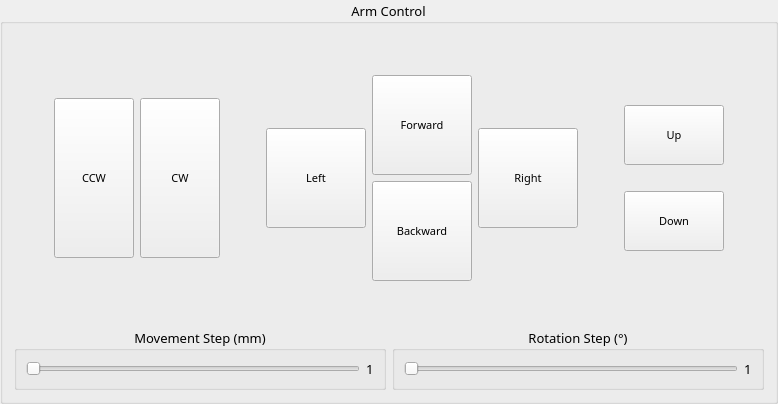
       <widget class="QGroupBox" name="groupBox">
        <property name="enabled">
         <bool>true</bool>
        </property>
        <property name="font">
         <font>
          <family>Ubuntu Thin</family>
          <pointsize>10</pointsize>
         </font>
        </property>
        <property name="title">
         <string>Arm Control</string>
        </property>
        <property name="alignment">
         <set>Qt::AlignCenter</set>
        </property>
        <property name="flat">
         <bool>false</bool>
        </property>
        <property name="checkable">
         <bool>false</bool>
        </property>
        <layout class="QGridLayout" name="gridLayout">
         <item row="0" column="0">
          <layout class="QHBoxLayout" name="horizontalLayout_2">
           <item>
            <spacer name="horizontalSpacer_3">
             <property name="font">
              <font>
               <family>Ubuntu Thin</family>
               <pointsize>10</pointsize>
              </font>
             </property>
             <property name="orientation">
              <enum>Qt::Horizontal</enum>
             </property>
             <property name="sizeHint" stdset="0">
              <size>
               <width>40</width>
               <height>20</height>
              </size>
             </property>
            </spacer>
           </item>
           <item>
            <widget class="QPushButton" name="arm_ccw_rotation">
             <property name="sizePolicy">
              <sizepolicy hsizetype="Fixed" vsizetype="Fixed">
               <horstretch>0</horstretch>
               <verstretch>0</verstretch>
              </sizepolicy>
             </property>
             <property name="minimumSize">
              <size>
               <width>80</width>
               <height>160</height>
              </size>
             </property>
             <property name="maximumSize">
              <size>
               <width>80</width>
               <height>160</height>
              </size>
             </property>
             <property name="font">
              <font>
               <family>Ubuntu Thin</family>
               <pointsize>8</pointsize>
              </font>
             </property>
             <property name="text">
              <string>CCW</string>
             </property>
            </widget>
           </item>
           <item>
            <widget class="QPushButton" name="arm_cw_rotation">
             <property name="sizePolicy">
              <sizepolicy hsizetype="MinimumExpanding" vsizetype="MinimumExpanding">
               <horstretch>0</horstretch>
               <verstretch>0</verstretch>
              </sizepolicy>
             </property>
             <property name="minimumSize">
              <size>
               <width>80</width>
               <height>160</height>
              </size>
             </property>
             <property name="maximumSize">
              <size>
               <width>80</width>
               <height>160</height>
              </size>
             </property>
             <property name="font">
              <font>
               <family>Ubuntu Thin</family>
               <pointsize>8</pointsize>
              </font>
             </property>
             <property name="text">
              <string>CW</string>
             </property>
            </widget>
           </item>
           <item>
            <spacer name="horizontalSpacer_2">
             <property name="font">
              <font>
               <family>Ubuntu Thin</family>
               <pointsize>10</pointsize>
              </font>
             </property>
             <property name="orientation">
              <enum>Qt::Horizontal</enum>
             </property>
             <property name="sizeHint" stdset="0">
              <size>
               <width>40</width>
               <height>20</height>
              </size>
             </property>
            </spacer>
           </item>
           <item>
            <widget class="QPushButton" name="arm_left">
             <property name="sizePolicy">
              <sizepolicy hsizetype="Fixed" vsizetype="Fixed">
               <horstretch>0</horstretch>
               <verstretch>0</verstretch>
              </sizepolicy>
             </property>
             <property name="minimumSize">
              <size>
               <width>100</width>
               <height>100</height>
              </size>
             </property>
             <property name="maximumSize">
              <size>
               <width>100</width>
               <height>100</height>
              </size>
             </property>
             <property name="font">
              <font>
               <family>Ubuntu Thin</family>
               <pointsize>8</pointsize>
              </font>
             </property>
             <property name="text">
              <string>Left</string>
             </property>
            </widget>
           </item>
           <item>
            <layout class="QVBoxLayout" name="verticalLayout_5">
             <property name="sizeConstraint">
              <enum>QLayout::SetDefaultConstraint</enum>
             </property>
             <item>
              <spacer name="verticalSpacer_8">
               <property name="font">
                <font>
                 <family>Ubuntu Thin</family>
                 <pointsize>10</pointsize>
                </font>
               </property>
               <property name="orientation">
                <enum>Qt::Vertical</enum>
               </property>
               <property name="sizeHint" stdset="0">
                <size>
                 <width>20</width>
                 <height>40</height>
                </size>
               </property>
              </spacer>
             </item>
             <item>
              <widget class="QPushButton" name="arm_forward">
               <property name="sizePolicy">
                <sizepolicy hsizetype="Fixed" vsizetype="Fixed">
                 <horstretch>0</horstretch>
                 <verstretch>0</verstretch>
                </sizepolicy>
               </property>
               <property name="minimumSize">
                <size>
                 <width>100</width>
                 <height>100</height>
                </size>
               </property>
               <property name="maximumSize">
                <size>
                 <width>100</width>
                 <height>100</height>
                </size>
               </property>
               <property name="font">
                <font>
                 <family>Ubuntu Thin</family>
                 <pointsize>8</pointsize>
                </font>
               </property>
               <property name="text">
                <string>Forward</string>
               </property>
              </widget>
             </item>
             <item>
              <widget class="QPushButton" name="arm_backward">
               <property name="sizePolicy">
                <sizepolicy hsizetype="Fixed" vsizetype="Fixed">
                 <horstretch>0</horstretch>
                 <verstretch>0</verstretch>
                </sizepolicy>
               </property>
               <property name="minimumSize">
                <size>
                 <width>100</width>
                 <height>100</height>
                </size>
               </property>
               <property name="maximumSize">
                <size>
                 <width>100</width>
                 <height>100</height>
                </size>
               </property>
               <property name="font">
                <font>
                 <family>Ubuntu Thin</family>
                 <pointsize>8</pointsize>
                </font>
               </property>
               <property name="text">
                <string>Backward</string>
               </property>
              </widget>
             </item>
             <item>
              <spacer name="verticalSpacer_9">
               <property name="font">
                <font>
                 <family>Ubuntu Thin</family>
                 <pointsize>10</pointsize>
                </font>
               </property>
               <property name="orientation">
                <enum>Qt::Vertical</enum>
               </property>
               <property name="sizeHint" stdset="0">
                <size>
                 <width>20</width>
                 <height>40</height>
                </size>
               </property>
              </spacer>
             </item>
            </layout>
           </item>
           <item>
            <widget class="QPushButton" name="arm_right">
             <property name="sizePolicy">
              <sizepolicy hsizetype="Fixed" vsizetype="Fixed">
               <horstretch>0</horstretch>
               <verstretch>0</verstretch>
              </sizepolicy>
             </property>
             <property name="minimumSize">
              <size>
               <width>100</width>
               <height>100</height>
              </size>
             </property>
             <property name="maximumSize">
              <size>
               <width>100</width>
               <height>100</height>
              </size>
             </property>
             <property name="font">
              <font>
               <family>Ubuntu Thin</family>
               <pointsize>8</pointsize>
              </font>
             </property>
             <property name="text">
              <string>Right</string>
             </property>
            </widget>
           </item>
           <item>
            <spacer name="horizontalSpacer_4">
             <property name="font">
              <font>
               <family>Ubuntu Thin</family>
               <pointsize>10</pointsize>
              </font>
             </property>
             <property name="orientation">
              <enum>Qt::Horizontal</enum>
             </property>
             <property name="sizeHint" stdset="0">
              <size>
               <width>40</width>
               <height>20</height>
              </size>
             </property>
            </spacer>
           </item>
           <item>
            <layout class="QVBoxLayout" name="verticalLayout_7">
             <item>
              <spacer name="verticalSpacer_10">
               <property name="font">
                <font>
                 <family>Ubuntu Thin</family>
                 <pointsize>10</pointsize>
                </font>
               </property>
               <property name="orientation">
                <enum>Qt::Vertical</enum>
               </property>
               <property name="sizeHint" stdset="0">
                <size>
                 <width>20</width>
                 <height>40</height>
                </size>
               </property>
              </spacer>
             </item>
             <item>
              <widget class="QPushButton" name="arm_up">
               <property name="sizePolicy">
                <sizepolicy hsizetype="Fixed" vsizetype="Fixed">
                 <horstretch>0</horstretch>
                 <verstretch>0</verstretch>
                </sizepolicy>
               </property>
               <property name="minimumSize">
                <size>
                 <width>100</width>
                 <height>60</height>
                </size>
               </property>
               <property name="maximumSize">
                <size>
                 <width>100</width>
                 <height>60</height>
                </size>
               </property>
               <property name="font">
                <font>
                 <family>Ubuntu Thin</family>
                 <pointsize>8</pointsize>
                </font>
               </property>
               <property name="text">
                <string>Up</string>
               </property>
              </widget>
             </item>
             <item>
              <spacer name="verticalSpacer_7">
               <property name="font">
                <font>
                 <family>Ubuntu Thin</family>
                 <pointsize>10</pointsize>
                </font>
               </property>
               <property name="orientation">
                <enum>Qt::Vertical</enum>
               </property>
               <property name="sizeType">
                <enum>QSizePolicy::Fixed</enum>
               </property>
               <property name="sizeHint" stdset="0">
                <size>
                 <width>20</width>
                 <height>20</height>
                </size>
               </property>
              </spacer>
             </item>
             <item>
              <widget class="QPushButton" name="arm_down">
               <property name="sizePolicy">
                <sizepolicy hsizetype="Fixed" vsizetype="Fixed">
                 <horstretch>0</horstretch>
                 <verstretch>0</verstretch>
                </sizepolicy>
               </property>
               <property name="minimumSize">
                <size>
                 <width>100</width>
                 <height>60</height>
                </size>
               </property>
               <property name="maximumSize">
                <size>
                 <width>100</width>
                 <height>60</height>
                </size>
               </property>
               <property name="font">
                <font>
                 <family>Ubuntu Thin</family>
                 <pointsize>8</pointsize>
                </font>
               </property>
               <property name="text">
                <string>Down</string>
               </property>
              </widget>
             </item>
             <item>
              <spacer name="verticalSpacer_11">
               <property name="font">
                <font>
                 <family>Ubuntu Thin</family>
                 <pointsize>10</pointsize>
                </font>
               </property>
               <property name="orientation">
                <enum>Qt::Vertical</enum>
               </property>
               <property name="sizeHint" stdset="0">
                <size>
                 <width>20</width>
                 <height>40</height>
                </size>
               </property>
              </spacer>
             </item>
            </layout>
           </item>
           <item>
            <spacer name="horizontalSpacer">
             <property name="font">
              <font>
               <family>Ubuntu Thin</family>
               <pointsize>10</pointsize>
              </font>
             </property>
             <property name="orientation">
              <enum>Qt::Horizontal</enum>
             </property>
             <property name="sizeHint" stdset="0">
              <size>
               <width>40</width>
               <height>20</height>
              </size>
             </property>
            </spacer>
           </item>
          </layout>
         </item>
         <item row="1" column="0">
          <layout class="QHBoxLayout" name="horizontalLayout_3">
           <item>
            <widget class="QGroupBox" name="groupBox_4">
             <property name="font">
              <font>
               <family>Ubuntu Thin</family>
               <pointsize>10</pointsize>
              </font>
             </property>
             <property name="title">
              <string>Movement Step (mm)</string>
             </property>
             <property name="alignment">
              <set>Qt::AlignCenter</set>
             </property>
             <layout class="QHBoxLayout" name="horizontalLayout_5">
              <item>
               <widget class="QSlider" name="arm_jog_step">
                <property name="font">
                 <font>
                  <family>Ubuntu Thin</family>
                  <pointsize>10</pointsize>
                 </font>
                </property>
                <property name="minimum">
                 <number>1</number>
                </property>
                <property name="maximum">
                 <number>50</number>
                </property>
                <property name="pageStep">
                 <number>5</number>
                </property>
                <property name="orientation">
                 <enum>Qt::Horizontal</enum>
                </property>
               </widget>
              </item>
              <item>
               <widget class="QLabel" name="arm_jog_step_show">
                <property name="font">
                 <font>
                  <family>Ubuntu Thin</family>
                  <pointsize>10</pointsize>
                 </font>
                </property>
                <property name="text">
                 <string>1</string>
                </property>
               </widget>
              </item>
             </layout>
            </widget>
           </item>
           <item>
            <widget class="QGroupBox" name="groupBox_5">
             <property name="font">
              <font>
               <family>Ubuntu Thin</family>
               <pointsize>10</pointsize>
              </font>
             </property>
             <property name="title">
              <string>Rotation Step (°)</string>
             </property>
             <property name="alignment">
              <set>Qt::AlignCenter</set>
             </property>
             <layout class="QHBoxLayout" name="horizontalLayout_6">
              <item>
               <widget class="QSlider" name="arm_angle_step">
                <property name="font">
                 <font>
                  <family>Ubuntu Thin</family>
                  <pointsize>10</pointsize>
                 </font>
                </property>
                <property name="minimum">
                 <number>1</number>
                </property>
                <property name="maximum">
                 <number>90</number>
                </property>
                <property name="pageStep">
                 <number>1</number>
                </property>
                <property name="orientation">
                 <enum>Qt::Horizontal</enum>
                </property>
               </widget>
              </item>
              <item>
               <widget class="QLabel" name="arm_angle_step_show">
                <property name="font">
                 <font>
                  <family>Ubuntu Thin</family>
                  <pointsize>10</pointsize>
                 </font>
                </property>
                <property name="text">
                 <string>1</string>
                </property>
               </widget>
              </item>
             </layout>
            </widget>
           </item>
          </layout>
         </item>
        </layout>
       </widget>
